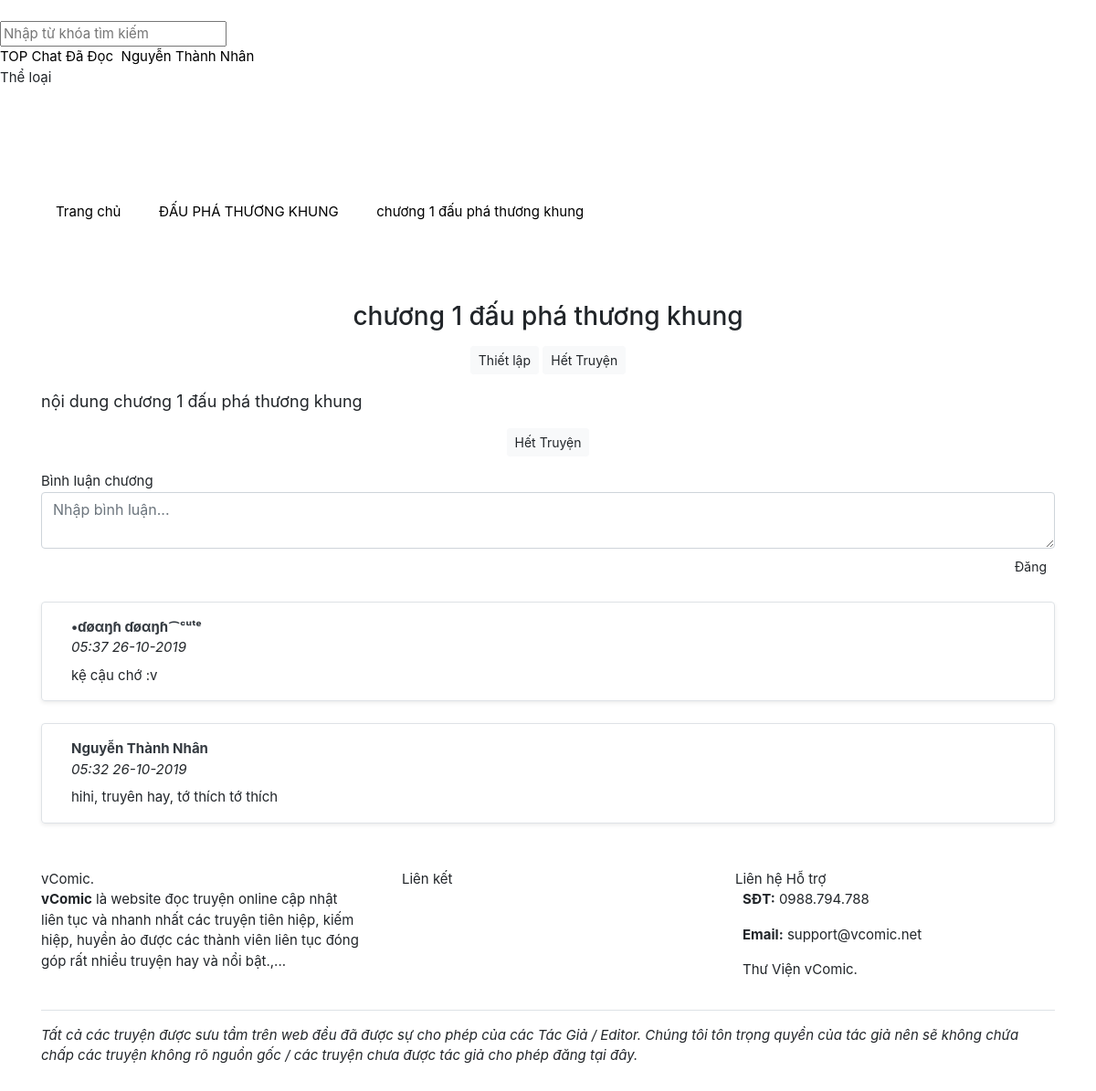
The app's page /story/dau-pha-thuong-khung/dau-pha-thuong-khung (signed in) with its own data.
### tables this page shows
CREATE TABLE `users` (
  `id` int(11) NOT NULL,
  `username` varchar(255) NOT NULL,
  `email` varchar(255) NOT NULL,
  `password` varchar(255) NOT NULL,
  `role` tinyint(4) NOT NULL DEFAULT 0,
  `vip` tinyint(4) NOT NULL DEFAULT 0,
  `fullname` varchar(255) NOT NULL,
  `gender` varchar(2) NOT NULL,
  `gold` int(11) NOT NULL DEFAULT 0,
  `coin` int(11) NOT NULL DEFAULT 0,
  `birthday` int(11) NOT NULL,
  `cover` varchar(255) NOT NULL,
  `avatar` varchar(255) NOT NULL,
  `recover_code` varchar(255) NOT NULL,
  `recover_time` int(11) NOT NULL,
  `login_at` int(11) NOT NULL,
  `created_at` int(11) NOT NULL
);

CREATE TABLE `stories` (
  `id` int(11) NOT NULL,
  `title` varchar(255) NOT NULL,
  `slug` varchar(255) NOT NULL,
  `summary` varchar(255) NOT NULL,
  `thumbnail` varchar(255) NOT NULL,
  `author` varchar(255) NOT NULL,
  `is_published` tinyint(4) NOT NULL DEFAULT 0,
  `is_completed` tinyint(4) NOT NULL DEFAULT 0,
  `views` int(11) NOT NULL DEFAULT 0,
  `user_id` int(11) NOT NULL,
  `category_id` int(11) NOT NULL,
  `created_at` int(11) NOT NULL
);

CREATE TABLE `chapters` (
  `id` int(11) NOT NULL,
  `title` varchar(255) NOT NULL,
  `slug` varchar(255) NOT NULL,
  `content` text NOT NULL,
  `is_published` tinyint(4) NOT NULL,
  `story_id` int(11) NOT NULL,
  `created_at` int(11) NOT NULL
);

CREATE TABLE `comments` (
  `id` int(11) NOT NULL,
  `content` varchar(255) NOT NULL,
  `user_id` int(11) NOT NULL,
  `chapter_id` int(11) NOT NULL,
  `created_at` int(11) NOT NULL
);

### system/routes.php (called while the page is built)
<?php
$routes = [
	'/' => 'home/home.php',
	'/login' => 'users/login.php',
	'/register' => 'users/register.php',
	'/logout' => 'users/logout.php',
	'/search' => 'search.php',
	'/chat' => 'chat/chat.php',
	'/chat/clear' => 'chat/chat.php?act=clear',
	'/chat/del/(.*)' => 'chat/chat.php?act=del&id=$1',
	'/chat/page/(.*)' => 'chat/chat.php?page=$1',
	'/category/(.*)/page/(.*)' => 'category/category.php?slug=$1&page=$2',
	'/category/(.*)' => 'category/category.php?slug=$1',
	'/tag/(.*)/page/(.*)' => 'tag/tag.php?slug=$1&page=$2',
	'/tag/(.*)' => 'tag/tag.php?slug=$1',
	'/story/read' => 'story/read.php',
	'/story/read/page/(.*)' => 'story/read.php?page=$1',
	'/story/(.*)/like' => 'story/story.php?slug=$1&act=like',
	'/story/(.*)/unlike' => 'story/story.php?slug=$1&act=unlike',
	'/story/(.*)/nomination' => 'story/story.php?slug=$1&act=nomination',
	'/story/(.*)/(.*)' => 'chapter/chapter.php?slug=$2',
	'/story/(.*)' => 'story/story.php?slug=$1',
	'/works/story/new' => 'work/createStory.php',
	'/works/(.*)/new' => 'work/createChapter.php?slug=$1',
	'/profile' => 'users/profile.php',
	'/profile/page/(.*)' => 'users/profile.php?page=$1',
	'/profile/avatar' => 'users/avatar.php',
	'/profile/cover' => 'users/cover.php',
	'/profile/settings' => 'users/settings.php',
	'/profile/password' => 'users/change_password.php',
	'/users/recover' => 'users/recover.php',
	'/users/recover/set/(.*)/(.*)' => 'users/recover.php?act=set&username=$1&recover_code=$2',
	'/(.*)/page/(.*)' => 'users/index.php?username=$1&page=$2',
	'/(.*)/follow' => 'users/index.php?username=$1&act=follow',
	'/(.*)/unfollow' => 'users/index.php?username=$1&act=unfollow',
	'/(.*)' => 'users/index.php?username=$1',
];

### modules/chapter/chapter.php (called while the page is built, shortened)
<?php
require_once('system/bootstrap.php');
$data_chapter = get_data_chapter($slug);
$data_story = get_stories_id($data_chapter['story_id']);
$data_next_chapter = get_next_chapter($data_chapter['id'], $data_chapter['story_id']);
if (count_comment($data_chapter['id'])) {
	$list_comment = get_list_comment($data_chapter['id'], count_comment($data_chapter['id']));
}
require_once('themes/' . THEME . '/layout/head.php');
require_once('themes/' . THEME . '/templates/chapter/chapter.php');
require_once('themes/' . THEME . '/layout/end.php');

### system/bootstrap.php (called while the page is built, shortened)
<?php
require_once('functions.php');
require_once('routes.php');
if (isset($_SESSION['username'])) {
    $username = trim($_SESSION['username']);
    $_user = get_info($username);
    if ($_user) {
        $user = $_user;
        $user_id = $user['id'];
    }
}

### system/functions.php (called while the page is built, shortened)
<?php
$per_page = 20;
function get_page($total, $return = 0)
{
    global $per_page;
    $page = isset($_GET['page']) ? abs(intval($_GET['page'])) : 1;
    $max_page = ceil($total / $per_page);
    return ' LIMIT ' . $per_page . ' OFFSET ' . (($page - 1) * $per_page);
}

### themes/colab/templates/chapter/chapter.php (the view, shortened to what this page needs)
<section class="container-fluid mt-5 pt-3">
    <div class="container">
        <div class="row">
            <div class="col-md-12">
                <nav>
                    <ul class="breadcrumb">
                        <li class="breadcrumb-item">
                            <a href="/">
                                <span>Trang chủ</span>
                            </a>
                        </li>
                        <li class="breadcrumb-item">
                            <a href="/story/<?= $data_story['slug'] ?>">
                                <span><?= $data_story['title'] ?></span>
                            </a>
                        </li>
                        <li class="breadcrumb-item active">
                            <a href="#">
                                <span><?= $data_chapter['title'] ?></span>
                            </a>
                        </li>
                    </ul>
                </nav>
            </div>
        </div>
    </div>
</section>
<section class="background-custom">
    <div class="container">
        <div class="text-center">
            <h3 class="title"><?= $data_chapter['title'] ?></h3>
        </div>
        <div class="text-center mt-3">
            <div class="btn btn-light btn-sm setup-btn">
                <i class="fa fa-cog"></i> Thiết lập
            </div>
<?php if ($data_next_chapter): ?>
            <a href="/story/<?= $data_story['slug'] ?>/<?= $data_next_chapter['slug'] ?>" class="btn btn-light btn-sm">
                Chương sau <i class="far fa-angle-right"></i>
            </a>
<?php else: ?>
            <a class="btn btn-light btn-sm">
                Hết Truyện
            </a>
<?php endif ?>
        </div>
        <div class="my-3 clickable content-text chapter-content" style="font-size: 18px;"><?= nl2br($data_chapter['content']) ?></div>
        <div class="text-center my-3">
<?php if ($data_next_chapter): ?>
            <a href="/story/<?= $data_story['slug'] ?>/<?= $data_next_chapter['slug'] ?>" class="btn btn-light btn-sm">
                Chương sau <i class="far fa-angle-right"></i>
            </a>
<?php else: ?>
            <a class="btn btn-light btn-sm">
                Hết Truyện
            </a>
<?php endif ?>
        </div>
        <div class="comment mb-3">
            <div class="free-title">
                <div class="content">
                    Bình luận chương
                </div>
            </div>
<?php if ($user_id): ?>
            <form class="mb-3" method="POST">
                <textarea class="form-control mb-1" name="msg" placeholder="Nhập bình luận..." required></textarea>
                <div style="height: 30px" class="clear-fix">
                    <button type="submit" class="btn btn-custom btn-sm float-right">Đăng</button>
                </div>
            </form>
<?php endif ?>
        </div>
<?php if (count_comment($data_chapter['id'])):
    foreach ($list_comment as $data_comment):
    ?>
            <div class="comment-list my-4">
                <div class="p-3 rounded border media mb-3 shadow-sm">
                    <div class="media-body ml-3">
                        <div class="top-line">
                            <div class="name">
                                <a href="/<?= get_info_id($data_comment['user_id'])['username'] ?>" class="text-dark font-weight-bolder">
                                    <?= get_info_id($data_comment['user_id'])['fullname'] ?>
                                </a>
                            </div>
                            <div class="time small-text font-italic">
                                <?= date('H:i d-m-Y', $data_comment['created_at']) ?>
                            </div>
                        </div>
                        <div class="content-line mt-2">
                            <div style="font-size: 15px"><?= $data_comment['content'] ?></div>
                        </div>
                    </div>
                </div>
            </div>
    <?php endforeach;
    else: ?>
        <div class="comment-list my-4">
            Không có bình luận. Hãy đặt dấu chân đầu tiên nào ~~
        </div>
<?php endif ?>
    </div>
</section>

### index.php (shortened to what this page needs)
<?php
require_once('system/bootstrap.php');
$uri = $_SERVER['REQUEST_URI'];
foreach ($routes as $key => $value) {
	if (preg_match('#^' . $key . '$#', $uri)) {
		$uri = preg_replace('#^' . $key . '$#', $value, $uri);
		$a = explode('?', $uri, 2);
		$slug = isset($_GET['slug']) ? $_GET['slug'] : '';
		require_once('modules/' . $a[0]);
		exit;
	}
}

### themes/colab/layout/head.php (shortened to what this page needs)
<!DOCTYPE html>
<html lang="vi">
<head>
	<link rel="stylesheet" href="<?= SITE_URL ?>/assets/css/all.min.css?ver=<?= VERSION ?>" />
	<link rel="stylesheet" href="<?= SITE_URL ?>/assets/css/bootstrap.min.css?ver=<?= VERSION ?>" />
	<link rel="stylesheet" href="<?= SITE_URL ?>/themes/<?= THEME ?>/css/swiper.min.css?ver=<?= VERSION ?>" />
	<link rel="stylesheet" href="<?= SITE_URL ?>/themes/<?= THEME ?>/css/custom.css?ver=<?= VERSION ?>" />
</head>
<body>
    <header style="margin-bottom: 52px;">
        <nav class="custom-nav">
            <div class="custom-nav-brand">
                <a href="/" class="text-white">vComic.</a>
            </div>
            <div class="custom-nav-search">
                <form method="GET">
                    <input type="text" class="nav-search-input" name="search" id="search" placeholder="Nhập từ khóa tìm kiếm" />
                </form>
            </div>
            <div class="custom-nav-item">
                <div class="custom-nav-list">
                    <a class="item" href="/top">
                        <i class="far fa-hashtag"></i> TOP
                    </a>
    <?php if ($user_id): ?>
                    <a class="item" href="/chat">
                        <i class="fal fa-comment-alt-lines"></i> Chat
                    </a>
                    <a class="item" href="/story/read">
                        <i class="far fa-history"></i> Đã Đọc
                    </a>
                    <a class="item" href="/profile">
                        <img class="lazy avatar-sm" data-original="/uploads/avatar/<?= $user['avatar'] ?>?t=<?= time() ?>"> <?= $user['fullname'] ?>
                    </a>
    <?php endif ?>
                    <div class="item cursor">
                        <i class="fal fa-list"></i> <span class="list-title">Thể loại</span>
                        <div class="more-item category">
                            <div class="row text-center">
    <?php if (get_categories()): ?>
    <?php foreach (get_categories() as $list_cate): ?>
                                <div class="col-6 sub px-2">
                                    <a href="/category/<?= $list_cate['slug'] ?>" class="text-white"><?= $list_cate['name'] ?></a>
                                </div>
    <?php endforeach ?>
    <?php else: ?>
                                <div class="col-12 sub px-2">
                                    <a href="#" class="text-white">Chưa có danh mục nào!</a>
                                </div>
    <?php endif ?>
                            </div>
                        </div>
                    </div>
                </div>
            </div>
        </nav>
    </header>

### records on screen
users: fullname "Nguyễn Thành Nhân"
stories: title "ĐẤU PHÁ THƯƠNG KHUNG"
chapters: title "chương 1 đấu phá thương khung", content "nội dung chương 1 đấu phá thương khung"
comments: user.fullname "•ɗøαŋɦ ɗøαŋɦ⁀ᶜᵘᵗᵉ", created_at "05:37 26-10-2019", content "kệ cậu chớ :v"
comments: user.fullname "Nguyễn Thành Nhân", created_at "05:32 26-10-2019", content "hihi, truyên hay, tớ thích tớ thích"
